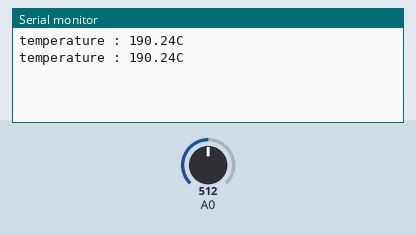
The sketch below on a simulated Arduino Uno, built with avr-gcc and run on an emulated ATmega328P. Parts: the last lines printed to the serial monitor. Inputs (shaded band) come from the test bench; at power-on: A0 = 512.

Above: at 1.8 s.
1.9 s: A0 set to 716
At 2.8 s:
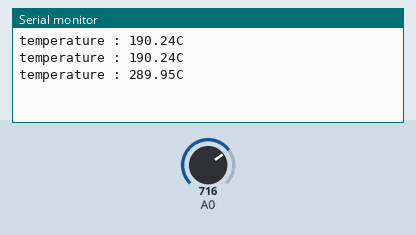
3.4 s: A0 set to 900
At 4.5 s:
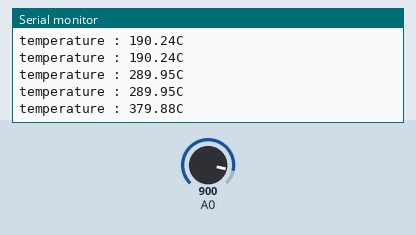
Timing chart, 0 to 6.4 s (numbered marks = the images above; inputs shaded):
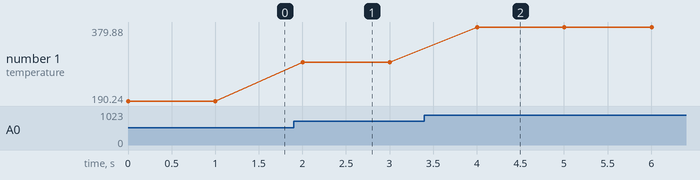

The sketch:

tempSen.ino
```cpp
void setup() {
  Serial.begin(9600);
}

void loop() {
  int sensorValue = analogRead(A0); // อ่านค่าเซนเซอร์
  float voltage = (sensorValue * (5.0 / 1023.0)); // แปลงค่า Analog เป็น Voltage
  float temperatureC = ((voltage - 0.5) * 100.0) - 10; // แปลง Voltage เป็น อุณหภูมิ (Celsius)

  Serial.print("temperature : ");
  Serial.print(temperatureC);
  Serial.println("C");

  delay(1000); // หน่วงเวลา 1 วินาที
}
```

Measured:
- after the input at 1.9 s, the serial monitor: prints a new line after 0.10 s (image 1)
- after the input at 3.4 s, the serial monitor: prints a new line after 0.60 s (image 2)
- plotted number 1: 190.24 → 289.95 after the input at 1.9 s, 289.95 → 379.88 after the input at 3.4 s
